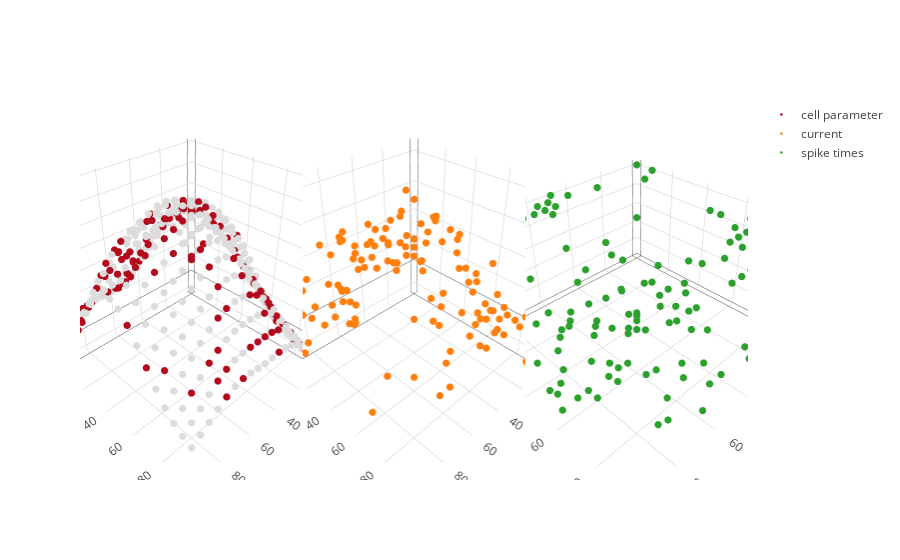

Notebook code for this chart:
### Markdown cell above
**Short description of problem**: We want to infer the conditional probability of a neuron firing given stimulation at particular spatial locations. We let $s_i$ denote the "gain" of stimulation at a given location $x_i$. On the right, we assume that we stimulate the neuron at a set of spatial locations $\{x_i\}_{i=1}^N$, and we receive the timing of the first spikes $\{y_i\}_{i=1}^N$. This $y_i$ is some stochastic function of $s_i$. For intuition, note that where the gain of stimulation is higher, the neurons tend to fire sooner.

The inference problem is as follows: given the timings of spikes at a sub-grid of stimulation locations, we want to infer the overall cell shape and quantify our uncertainty.  For inference, we put a GP prior on $\log s$.

$$\log s \sim \mathcal{GP}(\mu(\cdot), K(\cdot, \cdot))$$
$$y_i \sim \text{LIF}(s(x_i))$$

where LIF denotes a leaky integrate and fire likelihood, where the only free parameter is $s$.

### Code cell
X = sim.sim_X_equispaced(D = 2, N_dim = 20, lower=0, upper=100)
f = sim.sim_f(X, RBF(20., 1.), mu = 5.) - 1e-3*np.sum(np.square(X-50), 1)# + np.random.normal(size=X.shape[0])
ls = np.ones(len(f))
current = f + np.random.normal(size=len(f))*1.5
lif_gen = LIFSim(l=ls)
spikes = lif_gen.sim(current)

X_part, y_part = sim.rand_partial_grid(X, spikes, 0.3)
X_full, y_full, obs_idx, imag_idx = sim.fill_grid(X_part, y_part)
current_part = current[obs_idx]
color = np.zeros(X_full.shape[0])
color[obs_idx] = 1.0

trace_func = go.Scatter3d(x = X[:,0], y = X[:,1], z=f, mode = 'markers', marker=dict(size = 2.5, color=color), name = "cell parameter")
trace_current = go.Scatter3d(x = X_part[:,0], y = X_part[:,1], z=current[obs_idx], mode = 'markers', marker=dict(size = 2.5,), name = "current")
trace_draws = go.Scatter3d(x = X_part[:,0], y = X_part[:,1], z=spikes[obs_idx], mode = 'markers', marker=dict(size = 2.5), name = "spike times")
fig = tools.make_subplots(rows=1, cols=3, specs=[[{'is_3d': True}, {'is_3d': True}, {'is_3d': True}]], horizontal_spacing = 0.)
fig.append_trace(trace_func, 1, 1)
fig.append_trace(trace_current, 1, 2)
fig.append_trace(trace_draws, 1, 3)
fig['layout']['xaxis3'].update(title='xaxis 3 title', showgrid=False)
fig['layout']['yaxis3'].update(title='yaxis 3 title', showgrid=False)
iplot(fig)

### Figure 1 — Plotly figure (JSON) as saved in the notebook; plotly's stock layout.template omitted (floating-point values rounded to 4 significant figures; data arrays with more than 128 entries replaced by an {"elided": "..."} marker saying what was removed)
{"data": [{"marker": {"color": {"elided": "400 int values"}, "size": 2.5}, "mode": "markers", "name": "cell parameter", "scene": "scene1", "type": "scatter3d", "x": {"elided": "400 int values"}, "y": {"elided": "400 int values"}, "z": {"elided": "400 float values"}}, {"marker": {"size": 2.5}, "mode": "markers", "name": "current", "scene": "scene2", "type": "scatter3d", "x": [0, 0, 0, 0, 5, 5, 5, 5, 10, 10, 10, 15, 15, 15, 15, 15, 15, 15, 20, 20, 20, 20, 20, 20, 20, 20, 25, 25, 25, 25, 30, 30, 30, 30, 30, 30, 30, 35, 35, 35, 35, 40, 40, 40, 40, 40, 40, 40, 40, 45, 45, 45, 45, 45, 45, 45, 45, 50, 50, 50, 50, 50, 55, 55, 55, 55, 55, 60, 60, 60, 60, 60, 60, 60, 60, 60, 60, 65, 65, 65, 65, 65, 65, 65, 70, 70, 70, 70, 70, 70, 70, 75, 75, 75, 75, 80, 80, 80, 80, 80, 80, 80, 80, 85, 85, 85, 85, 85, 85, 85, 85, 90, 90, 90, 90, 95, 95, 95, 95, 95], "y": [0, 10, 35, 80, 20, 70, 85, 90, 15, 70, 90, 5, 15, 55, 60, 80, 85, 95, 25, 30, 35, 40, 45, 50, 70, 75, 0, 40, 60, 75, 10, 20, 60, 70, 75, 80, 85, 0, 25, 35, 90, 20, 25, 35, 40, 80, 85, 90, 95, 0, 5, 40, 50, 70, 75, 80, 90, 0, 20, 35, 45, 90, 5, 10, 20, 30, 90, 5, 10, 15, 20, 35, 55, 65, 70, 75, 80, 10, 25, 50, 55, 65, 80, 95, 10, 25, 45, 55, 60, 85, 90, 30, 85, 90, 95, 0, 5, 10, 25, 35, 40, 55, 60, 15, 25, 30, 35, 45, 50, 55, 85, 15, 45, 50, 75, 10, 20, 25, 60, 70], "z": [0.5527, 2.084, 3.835, -0.5874, 4.62, -0.3063, 0.8334, -2.336, 1.353, 1.85, 1.432, 4.826, 3.275, 2.162, 2.478, -0.1827, 1.235, -1.187, 4.974, 4.64, 5.575, 4.435, 5.433, 4.179, 1.781, 1.591, 3.091, 6.258, 3.923, 1.317, 3.466, 5.657, 4.163, 4.358, 1.663, 2.559, 1.59, 4.524, 4.368, 7.429, 3.689, 5.295, 3.266, 5.502, 5.008, 3.035, 6.237, 2.398, 3.854, 3.472, 2.715, 8.453, 4.896, 7.051, 3.043, 4.618, 1.731, -2.407, 4.899, 6.819, 5.221, 2.248, 0.1054, 0.1641, 3.458, 6.288, 3.932, 1.368, 1.568, -0.3032, 4.612, 5.781, 6.658, 5.834, 4.534, 3.209, 1.082, 2.231, 4.769, 6.763, 6.021, 3.265, 4.964, 4.284, 1.075, 6.106, 6.078, 6.376, 6.121, 6.289, 3.386, 6.727, 5.116, 0.947, 1.961, 2.107, 0.3964, 1.564, 3.958, 3.442, 7.665, 7.691, 6.755, 3.988, 1.555, 6.75, 2.763, 7.608, 3.362, 6.69, 2.58, 1.922, 7.181, 5.528, 2.232, -0.5077, -0.1115, 1.005, 4.647, -0.2366]}, {"marker": {"size": 2.5}, "mode": "markers", "name": "spike times", "scene": "scene3", "type": "scatter3d", "x": [0, 0, 0, 0, 5, 5, 5, 5, 10, 10, 10, 15, 15, 15, 15, 15, 15, 15, 20, 20, 20, 20, 20, 20, 20, 20, 25, 25, 25, 25, 30, 30, 30, 30, 30, 30, 30, 35, 35, 35, 35, 40, 40, 40, 40, 40, 40, 40, 40, 45, 45, 45, 45, 45, 45, 45, 45, 50, 50, 50, 50, 50, 55, 55, 55, 55, 55, 60, 60, 60, 60, 60, 60, 60, 60, 60, 60, 65, 65, 65, 65, 65, 65, 65, 70, 70, 70, 70, 70, 70, 70, 75, 75, 75, 75, 80, 80, 80, 80, 80, 80, 80, 80, 85, 85, 85, 85, 85, 85, 85, 85, 90, 90, 90, 90, 95, 95, 95, 95, 95], "y": [0, 10, 35, 80, 20, 70, 85, 90, 15, 70, 90, 5, 15, 55, 60, 80, 85, 95, 25, 30, 35, 40, 45, 50, 70, 75, 0, 40, 60, 75, 10, 20, 60, 70, 75, 80, 85, 0, 25, 35, 90, 20, 25, 35, 40, 80, 85, 90, 95, 0, 5, 40, 50, 70, 75, 80, 90, 0, 20, 35, 45, 90, 5, 10, 20, 30, 90, 5, 10, 15, 20, 35, 55, 65, 70, 75, 80, 10, 25, 50, 55, 65, 80, 95, 10, 25, 45, 55, 60, 85, 90, 30, 85, 90, 95, 0, 5, 10, 25, 35, 40, 55, 60, 15, 25, 30, 35, 45, 50, 55, 85, 15, 45, 50, 75, 10, 20, 25, 60, 70], "z": [51, 51, 13, 51, 6, 51, 51, 51, 51, 51, 51, 7, 34, 51, 51, 51, 51, 51, 5, 8, 3, 9, 2, 12, 51, 51, 47, 2, 12, 51, 25, 3, 13, 9, 51, 51, 51, 8, 9, 1, 16, 4, 29, 3, 5, 51, 2, 51, 17, 24, 51, 1, 6, 1, 49, 8, 51, 51, 6, 1, 4, 51, 51, 51, 20, 2, 12, 51, 51, 51, 7, 3, 1, 2, 8, 33, 51, 51, 5, 1, 2, 31, 5, 11, 51, 2, 2, 1, 2, 2, 26, 1, 4, 51, 51, 51, 51, 51, 15, 26, 1, 1, 1, 14, 51, 1, 43, 1, 30, 1, 51, 51, 1, 3, 51, 51, 51, 51, 7, 51]}], "layout": {"scene1": {"domain": {"x": [0, 0.3333], "y": [0, 1]}}, "scene2": {"domain": {"x": [0.3333, 0.6667], "y": [0, 1]}}, "scene3": {"domain": {"x": [0.6667, 1], "y": [0, 1]}}, "xaxis3": {"showgrid": false, "title": "xaxis 3 title"}, "yaxis3": {"showgrid": false, "title": "yaxis 3 title"}}}
